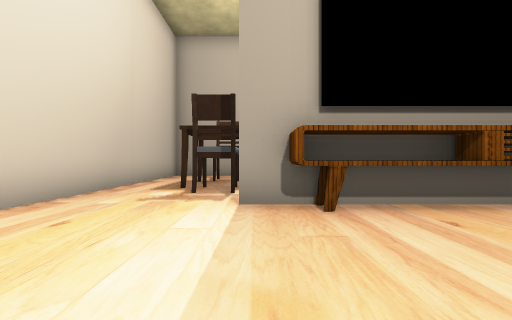
View 1 (above)

17 first-person views from a walk through a Unity game level. The camera is 1.3 m above the floor, looks level and sees 90° across. The floor is counted in squares, 2 m on a side. Each view is taken from the middle of a square. On the plan, view 1 faces up. The plan holds only what a view shows up to about 9 squares ahead; the rest is blank. The place goes on beyond the plan. The player is left out. Door leaves are left out, so doorways stand open. Some surface patterns are stand-ins.

View 2
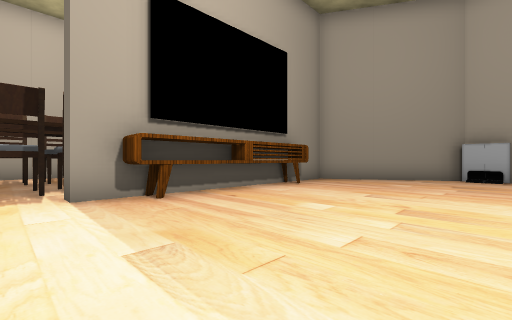

View 3
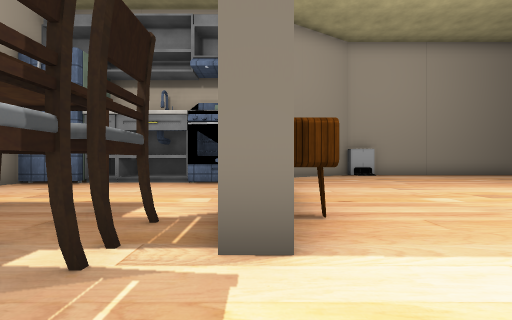

View 4
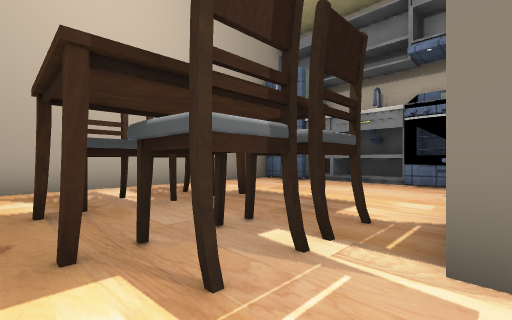

View 5
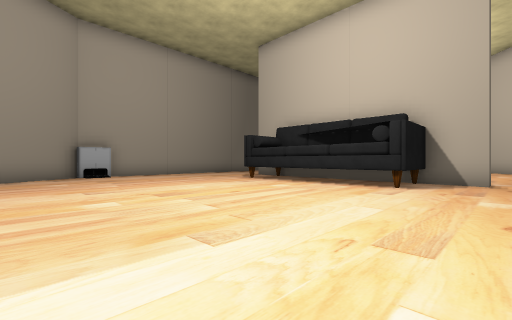

View 6
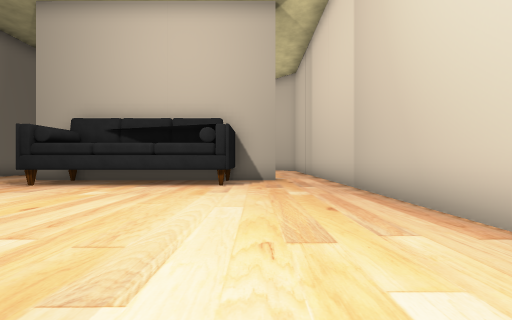

View 7
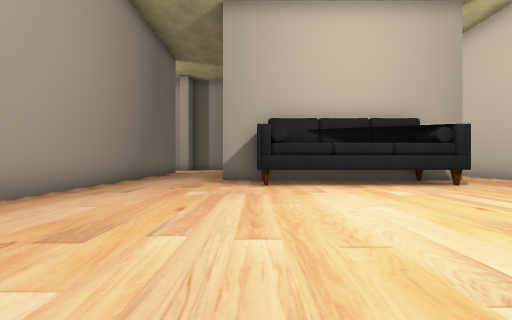

View 8
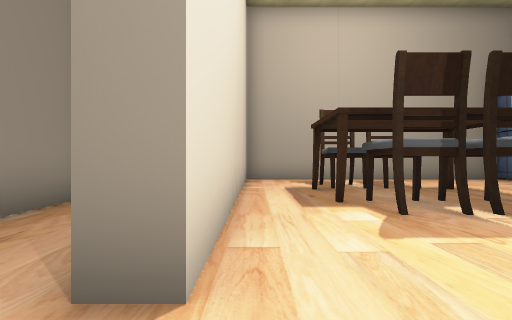

View 9
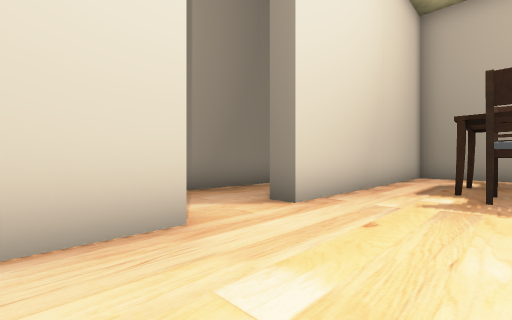

View 10
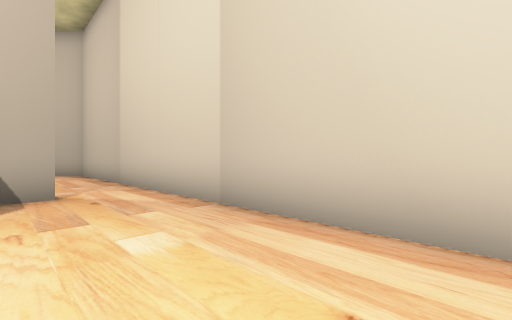

View 11
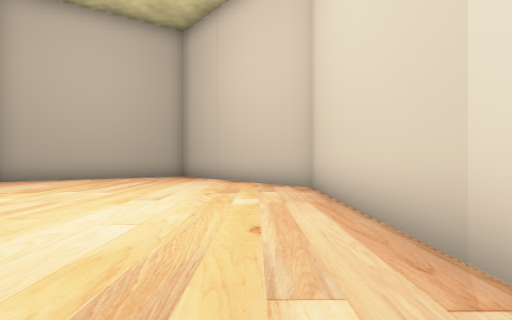

View 12
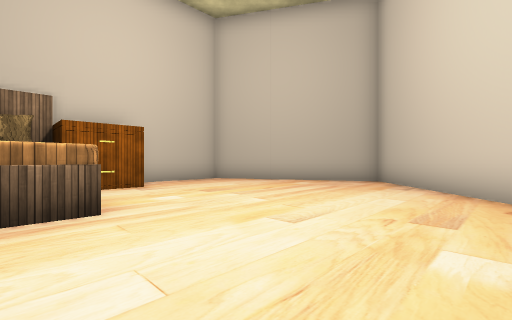

View 13
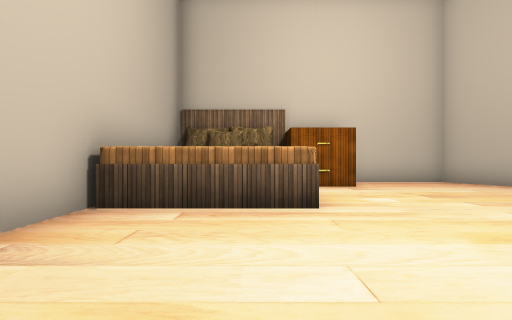

View 14
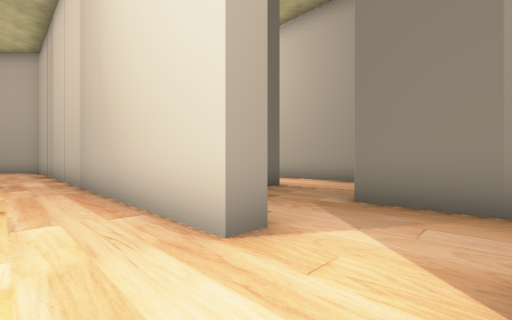

View 15
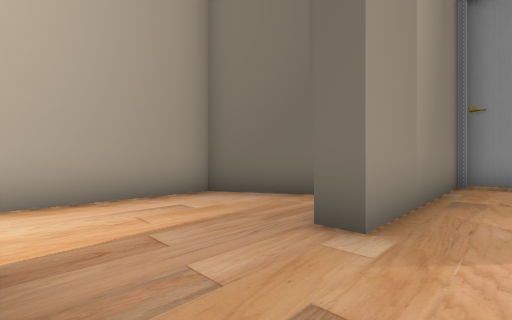

View 16
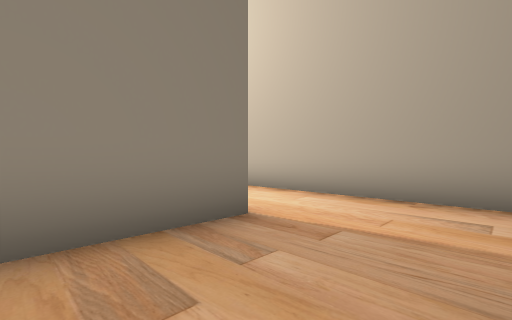

View 17
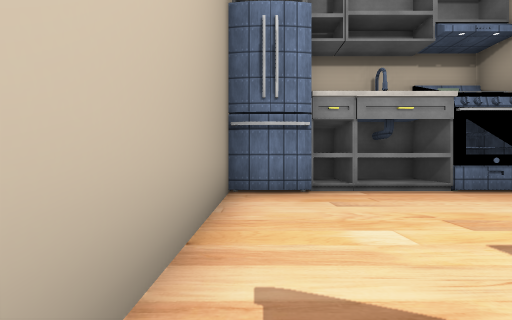

### Floor plan
Ten units are one square. View 1 is at (0, 0); x grows to the right and y downward. Boxes are objects, and circles mark ways between rooms. Rooms are numbered by the first view taken in them; rooms with no view inside come last. Other rooms are left out.
<svg viewBox="-100 -110 196 287">
<path fill="none" stroke="#000" d="M29 -31 29 -38M53 -31 53 -38M54 -32 5 -32 5 -38M53 -59 53 -86M-33 -13 -33 46M52 -80 65 -80 65 -89M87 10 87 0M91 0 69 -37 -2 -37 -2 -44M-2 62 -2 43 50 43M-18 62 61 62M51 -105 -33 -105 -33 -32M90 70 90 7M14 99 14 68M19 67 2 67M-33 46 -33 130 9 172 55 145 55 119M-76 -32 -95 -21 -95 24M-72 13 -50 13M-39 -13 -33 -13M-33 -32 -39 -32M-50 -66 -59 -66 -59 -13 -65 -13"/>
<rect x="-15" y="-65" width="10" height="20" fill="#bbb"><title>other object</title></rect>
<rect x="-15" y="-85" width="10" height="10" fill="#bbb"><title>other object</title></rect>
<rect x="-5" y="-65" width="20" height="20" fill="#bbb"><title>other object</title></rect>
<rect x="-5" y="-85" width="10" height="10" fill="#bbb"><title>other object</title></rect>
<rect x="45" y="-105" width="20" height="20" fill="#bbb"><title>other object</title></rect>
<rect x="55" y="-55" width="10" height="10" fill="#bbb"><title>other object</title></rect>
<rect x="35" y="95" width="20" height="20" fill="#bbb"><title>other object</title></rect>
<circle cx="-25" cy="55" r="3" fill="#2a7"/>
<circle cx="-40" cy="-25" r="3" fill="#2a7"/>
<text x="20" y="-20">1</text>
<text x="0" y="110">2</text>
<text x="-70" y="-10">3</text>
</svg>
Room 1 opens to room 2. Room 1 opens to room 3.

Where each view was taken, in squares from view 1:
view 1: 0 up, 0 right, facing up
view 2: 1 down, 1 left, facing up-right
view 3: 4 up, 2 left, facing right
view 4: 4 up, 2 left, facing up-right
view 5: 2 up, 2 left, facing down-right
view 6: 2 up, 1 left, facing down
view 7: 2 up, 5 right, facing down
view 8: 2 up, 3 left, facing up
view 9: 0 up, 1 left, facing up-left
view 10: 1 down, 1 left, facing down-left
view 11: 7 down, 2 left, facing down
view 12: 9 down, 2 left, facing down-right
view 13: 9 down, 2 left, facing right
view 14: 3 up, 2 left, facing down-left
view 15: 1 down, 5 left, facing up-left
view 16: 1 up, 5 left, facing down-left
view 17: 10 up, 0 right, facing right
